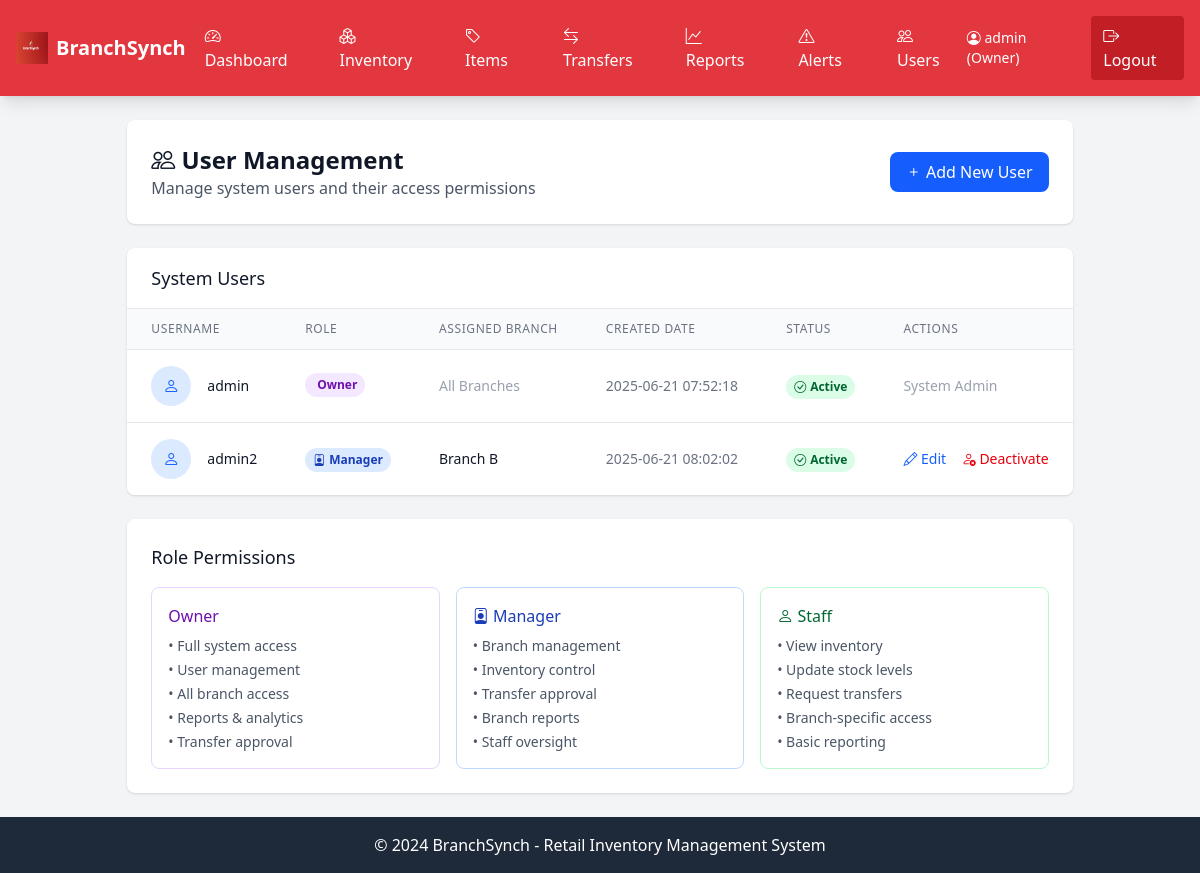
The app's page /users (signed in) with its own data.
### tables this page shows
CREATE TABLE users (
        id INTEGER PRIMARY KEY AUTOINCREMENT,
        username TEXT UNIQUE NOT NULL,
        password TEXT NOT NULL,
        role TEXT NOT NULL,
        branch_id INTEGER,
        created_at TIMESTAMP DEFAULT CURRENT_TIMESTAMP
    );

CREATE TABLE branches (
        id INTEGER PRIMARY KEY AUTOINCREMENT,
        name TEXT NOT NULL,
        location TEXT NOT NULL,
        manager_id INTEGER,
        created_at TIMESTAMP DEFAULT CURRENT_TIMESTAMP
    );

### app.py (the view)
        def decorated_function(*args, **kwargs):
            if 'role' not in session or session['role'] not in roles:
                flash('Access denied. Insufficient permissions.', 'error')
                return redirect(url_for('dashboard'))
            return f(*args, **kwargs)

### app.py (called while the page is built)
def get_db_connection():
    conn = sqlite3.connect('inventory.db')
    conn.row_factory = sqlite3.Row
    return conn

def login_required(f):
    def decorated_function(*args, **kwargs):
        if 'user_id' not in session:
            return redirect(url_for('login'))
        return f(*args, **kwargs)
    decorated_function.__name__ = f.__name__
    return decorated_function

def role_required(roles):
    def decorator(f):
        def decorated_function(*args, **kwargs):
            if 'role' not in session or session['role'] not in roles:
                flash('Access denied. Insufficient permissions.', 'error')
                return redirect(url_for('dashboard'))
            return f(*args, **kwargs)
        decorated_function.__name__ = f.__name__
        return decorated_function
    return decorator

@app.route('/users')
@login_required
@role_required(['owner'])
def users():
    conn = get_db_connection()
    users = conn.execute('''
        SELECT u.*, b.name as branch_name
        FROM users u
        LEFT JOIN branches b ON u.branch_id = b.id
        ORDER BY u.username
    ''').fetchall()
    conn.close()
    return render_template('users.html', users=users)

### templates/users.html (shortened to what this page needs)
{% extends "base.html" %}  {% block content %}
<div class="space-y-6">
  <div class="bg-white shadow rounded-lg p-6">
    <div class="flex justify-between items-center">
      <div>
        <h1 class="text-2xl font-bold text-gray-900">
          <i class="bi bi-people"></i> User Management
        </h1>
        <p class="text-gray-600">
          Manage system users and their access permissions
        </p>
      </div>
      <a
        href="{{ url_for('add_user') }}"
        class="bg-blue-600 hover:bg-blue-700 text-white px-4 py-2 rounded-lg"
      >
        <i class="bi bi-plus"></i> Add New User
      </a>
    </div>
  </div>
  <div class="bg-white shadow rounded-lg overflow-hidden">
    <div class="px-6 py-4 border-b border-gray-200">
      <h2 class="text-lg font-medium text-gray-900">System Users</h2>
    </div>
    <div class="overflow-x-auto">
      <table class="min-w-full divide-y divide-gray-200">
        <thead class="bg-gray-50">
          <tr>
            <th
              class="px-6 py-3 text-left text-xs font-medium text-gray-500 uppercase tracking-wider"
            >
              Username
            </th>
            <th
              class="px-6 py-3 text-left text-xs font-medium text-gray-500 uppercase tracking-wider"
            >
              Role
            </th>
            <th
              class="px-6 py-3 text-left text-xs font-medium text-gray-500 uppercase tracking-wider"
            >
              Assigned Branch
            </th>
            <th
              class="px-6 py-3 text-left text-xs font-medium text-gray-500 uppercase tracking-wider"
            >
              Created Date
            </th>
            <th
              class="px-6 py-3 text-left text-xs font-medium text-gray-500 uppercase tracking-wider"
            >
              Status
            </th>
            <th
              class="px-6 py-3 text-left text-xs font-medium text-gray-500 uppercase tracking-wider"
            >
              Actions
            </th>
          </tr>
        </thead>
        <tbody class="bg-white divide-y divide-gray-200">
          {% for user in users %}
          <tr>
            <td class="px-6 py-4 whitespace-nowrap">
              <div class="flex items-center">
                <div class="flex-shrink-0 h-10 w-10">
                  <div
                    class="h-10 w-10 rounded-full bg-blue-100 flex items-center justify-center"
                  >
                    <i class="bi bi-person text-blue-600"></i>
                  </div>
                </div>
                <div class="ml-4">
                  <div class="text-sm font-medium text-gray-900">
                    {{ user.username }}
                  </div>
                </div>
              </div>
            </td>
            <td class="px-6 py-4 whitespace-nowrap">
              {% if user.role == 'owner' %}
              <span
                class="inline-flex px-2 py-1 text-xs font-semibold rounded-full bg-purple-100 text-purple-800"
              >
                 Owner
              </span>
              {% elif user.role == 'manager' %}
              <span
                class="inline-flex px-2 py-1 text-xs font-semibold rounded-full bg-blue-100 text-blue-800"
              >
                <i class="bi bi-person-badge mr-1"></i> Manager
              </span>
              {% elif user.role == 'staff' %}
              <span
                class="inline-flex px-2 py-1 text-xs font-semibold rounded-full bg-green-100 text-green-800"
              >
                <i class="bi bi-person mr-1"></i> Staff
              </span>
              {% endif %}
            </td>
            <td class="px-6 py-4 whitespace-nowrap text-sm text-gray-900">
              {% if user.branch_name %} {{ user.branch_name }} {% else %}
              <span class="text-gray-400">All Branches</span>
              {% endif %}
            </td>
            <td class="px-6 py-4 whitespace-nowrap text-sm text-gray-500">
              {{ user.created_at }}
            </td>
            <td class="px-6 py-4 whitespace-nowrap">
              <span
                class="inline-flex px-2 py-1 text-xs font-semibold rounded-full bg-green-100 text-green-800"
              >
                <i class="bi bi-check-circle mr-1"></i> Active
              </span>
            </td>
            <td class="px-6 py-4 whitespace-nowrap text-sm font-medium">
              {% if user.username != 'admin' %}
              <a href="#" class="text-blue-600 hover:text-blue-900 mr-3">
                <i class="bi bi-pencil"></i> Edit
              </a>
              <a
                href="#"
                class="text-red-600 hover:text-red-900"
                onclick="return confirm('Are you sure you want to deactivate this user?')"
              >
                <i class="bi bi-person-x"></i> Deactivate
              </a>
              {% else %}
              <span class="text-gray-400">System Admin</span>
              {% endif %}
            </td>
          </tr>
          {% endfor %}
        </tbody>
      </table>
    </div>
  </div>
  <div class="bg-white shadow rounded-lg p-6">
    <h2 class="text-lg font-medium text-gray-900 mb-4">Role Permissions</h2>
    <div class="grid grid-cols-1 md:grid-cols-3 gap-4">
      <div class="border border-purple-200 rounded-lg p-4">
        <h3 class="font-medium text-purple-800 mb-2">
           Owner
        </h3>
        <ul class="text-sm text-gray-600 space-y-1">
          <li>• Full system access</li>
          <li>• User management</li>
          <li>• All branch access</li>
          <li>• Reports & analytics</li>
          <li>• Transfer approval</li>
        </ul>
      </div>
      <div class="border border-blue-200 rounded-lg p-4">
        <h3 class="font-medium text-blue-800 mb-2">
          <i class="bi bi-person-badge"></i> Manager
        </h3>
        <ul class="text-sm text-gray-600 space-y-1">
          <li>• Branch management</li>
          <li>• Inventory control</li>
          <li>• Transfer approval</li>
          <li>• Branch reports</li>
          <li>• Staff oversight</li>
        </ul>
      </div>
      <div class="border border-green-200 rounded-lg p-4">
        <h3 class="font-medium text-green-800 mb-2">
          <i class="bi bi-person"></i> Staff
        </h3>
        <ul class="text-sm text-gray-600 space-y-1">
          <li>• View inventory</li>
          <li>• Update stock levels</li>
          <li>• Request transfers</li>
          <li>• Branch-specific access</li>
          <li>• Basic reporting</li>
        </ul>
      </div>
    </div>
  </div>
</div>
{% endblock %}

### templates/base.html (shortened to what this page needs)
<!DOCTYPE html>
<html lang="en">
  <head>
    <script src="https://cdn.jsdelivr.net/npm/@tailwindcss/browser@4"></script>
    <link
      rel="stylesheet"
      href="https://cdn.jsdelivr.net/npm/bootstrap-icons@1.13.1/font/bootstrap-icons.min.css"
    />
  </head>
  <body class="bg-gray-100 min-h-screen flex flex-col">
    {% if session.user_id %}
    <nav class="text-white shadow-lg" style="background-color: #e2373f">
      <div class="max-w-7xl mx-auto px-4">
        <div class="flex justify-between items-center py-4">
          <div class="flex items-center space-x-4">
            <h1 class="text-xl font-bold flex items-center space-x-2">
              <img
                src="{{ url_for('static', filename='images/logo.png') }}"
                alt="BranchSynch Logo"
                class="h-8 w-8"
              />
              <span>BranchSynch</span>
            </h1>
            <div class="hidden md:flex space-x-4">
              <a
                href="{{ url_for('dashboard') }}"
                class="px-3 py-2 rounded transition-colors duration-200"
                onmouseover="this.style.backgroundColor='#C21E25'"
                onmouseout="this.style.backgroundColor='transparent'"
              >
                <i class="bi bi-speedometer2"></i> Dashboard
              </a>
              <a
                href="{{ url_for('inventory') }}"
                class="px-3 py-2 rounded transition-colors duration-200"
                onmouseover="this.style.backgroundColor='#C21E25'"
                onmouseout="this.style.backgroundColor='transparent'"
              >
                <i class="bi bi-boxes"></i> Inventory
              </a>
              {% if session.role in ['owner', 'manager'] %}
              <a
                href="{{ url_for('items') }}"
                class="px-3 py-2 rounded transition-colors duration-200"
                onmouseover="this.style.backgroundColor='#C21E25'"
                onmouseout="this.style.backgroundColor='transparent'"
              >
                <i class="bi bi-tag"></i> Items
              </a>
              {% endif %}
              <a
                href="{{ url_for('transfers') }}"
                class="px-3 py-2 rounded transition-colors duration-200"
                onmouseover="this.style.backgroundColor='#C21E25'"
                onmouseout="this.style.backgroundColor='transparent'"
              >
                <i class="bi bi-arrow-left-right"></i> Transfers
              </a>
              {% if session.role in ['owner', 'manager'] %}
              <a
                href="{{ url_for('reports') }}"
                class="px-3 py-2 rounded transition-colors duration-200"
                onmouseover="this.style.backgroundColor='#C21E25'"
                onmouseout="this.style.backgroundColor='transparent'"
              >
                <i class="bi bi-graph-up"></i> Reports
              </a>
              {% endif %}
              <a
                href="{{ url_for('low_stock_alerts') }}"
                class="px-3 py-2 rounded transition-colors duration-200"
                onmouseover="this.style.backgroundColor='#C21E25'"
                onmouseout="this.style.backgroundColor='transparent'"
              >
                <i class="bi bi-exclamation-triangle"></i> Alerts
              </a>
              {% if session.role == 'owner' %}
              <a
                href="{{ url_for('users') }}"
                class="px-3 py-2 rounded transition-colors duration-200"
                onmouseover="this.style.backgroundColor='#C21E25'"
                onmouseout="this.style.backgroundColor='transparent'"
              >
                <i class="bi bi-people"></i> Users
              </a>
              {% endif %}
            </div>
          </div>
          <div class="flex items-center space-x-4">
            <span class="text-sm">
              <i class="bi bi-person-circle"></i> {{ session.username }} ({{
              session.role|title }})
            </span>
            <a
              href="{{ url_for('logout') }}"
              class="text-white px-3 py-2 rounded transition-colors duration-200"
              style="background-color: #c21e25"
              onmouseover="this.style.backgroundColor='#A91A20'"
              onmouseout="this.style.backgroundColor='#C21E25'"
            >
              <i class="bi bi-box-arrow-right"></i> Logout
            </a>
          </div>
        </div>
      </div>
    </nav>
    {% endif %}
    <main class="max-w-7xl mx-auto px-4 py-6 flex-grow">
      {% block content %}{% endblock %}
    </main>
    <footer class="bg-gray-800 text-white text-center py-4 mt-auto">
      <p>&copy; 2024 BranchSynch - Retail Inventory Management System</p>
    </footer>
  </body>
</html>

### templates/base.html (style rules this page uses)
:root { --brand-color: #e2373f; --brand-color-hover: #c21e25; --brand-color-light: rgba(226, 55, 63, 0.1); }

### records on screen
users: username "admin", role "Owner", shows "All Branches", created_at "2025-06-21 07:52:18", shows "System Admin"
users: username "admin2", role "manager" (drawn), branch_name "Branch B", created_at "2025-06-21 08:02:02", shows "Edit"
